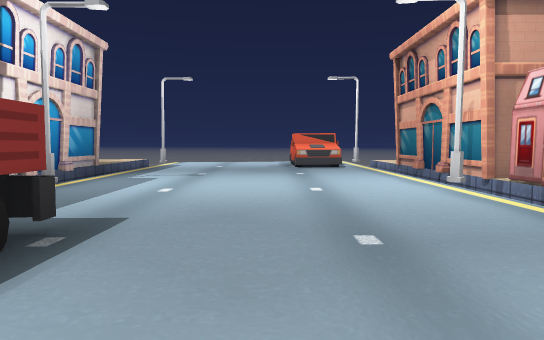
view 1 (above)

24 first-person views from a walk through a scene from a Unity 3-D project. The camera is 1.4 m above the floor, tilts 4° down and sees 75° across. The floor is counted in squares, 2 m on a side. Each view is taken from the middle of a square. On the plan, view 1 faces up. The plan holds only what a view shows up to about 11 squares ahead; the rest is blank. The place goes on beyond the plan. The player character is not drawn. Some surface patterns are stand-ins.

view 2
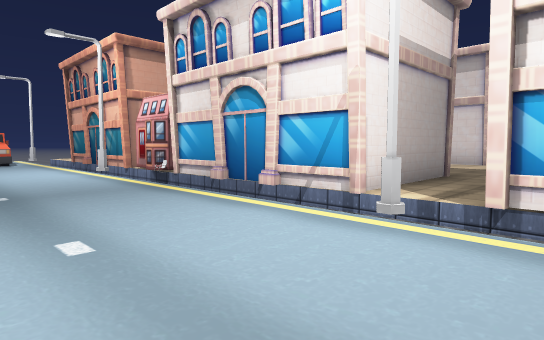

view 3
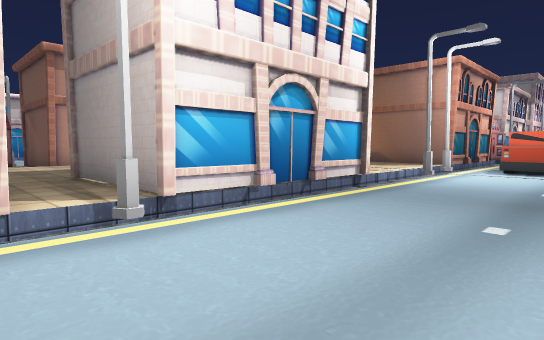

view 4
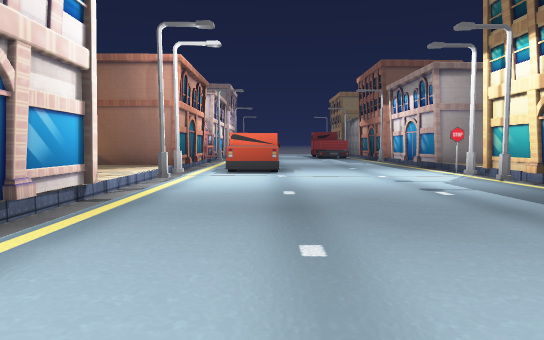

view 5
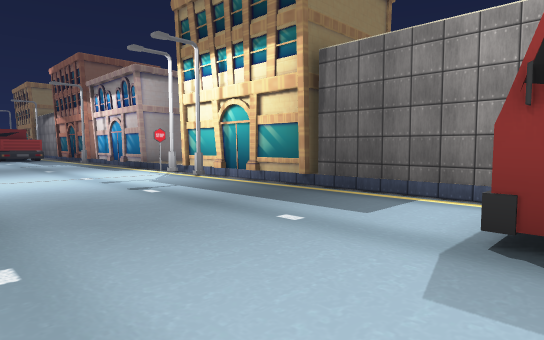

view 6
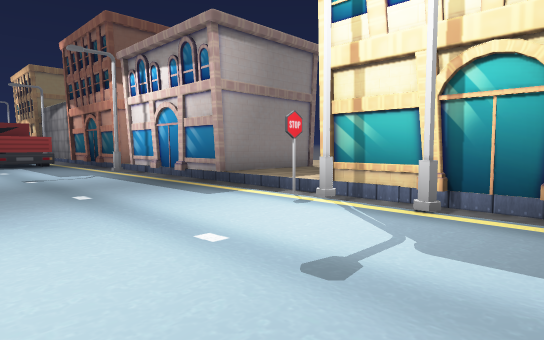

view 7
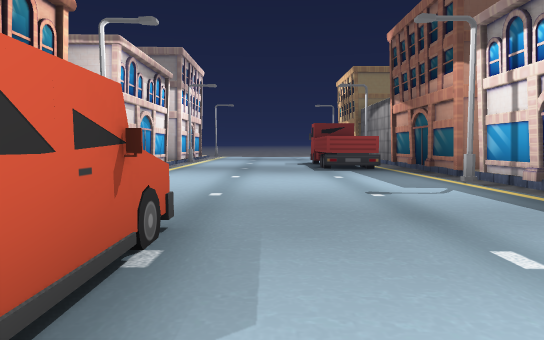

view 8
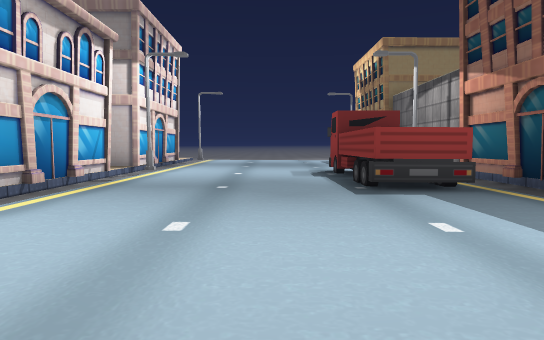

view 9
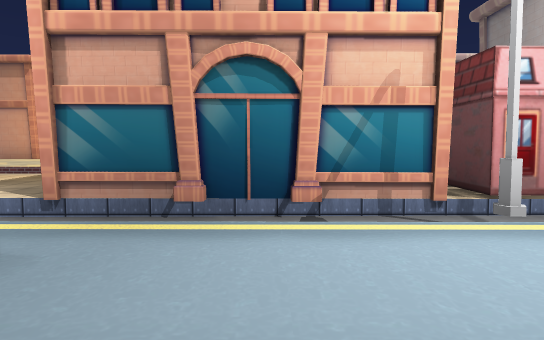

view 10
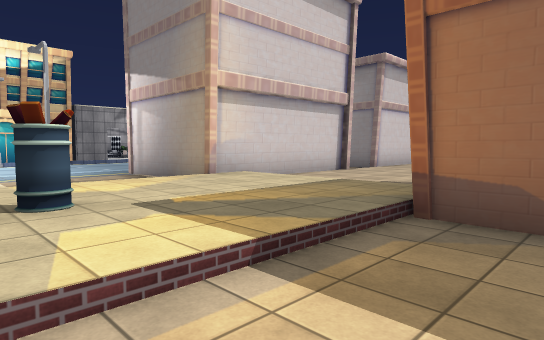

view 11
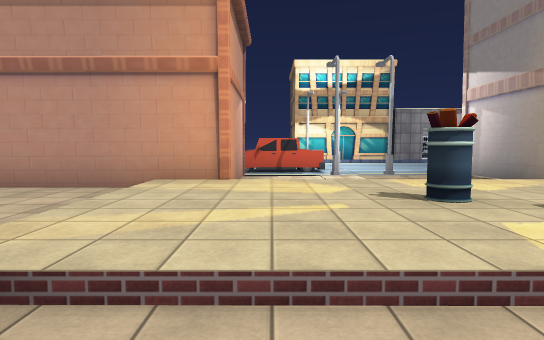

view 12
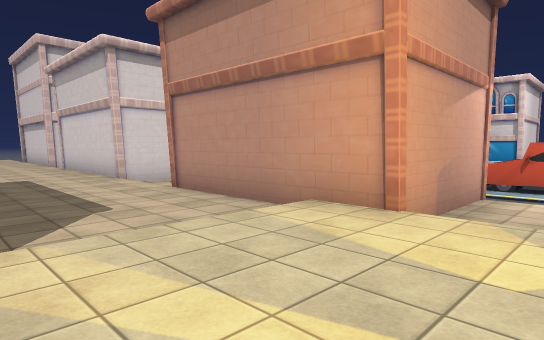

view 13
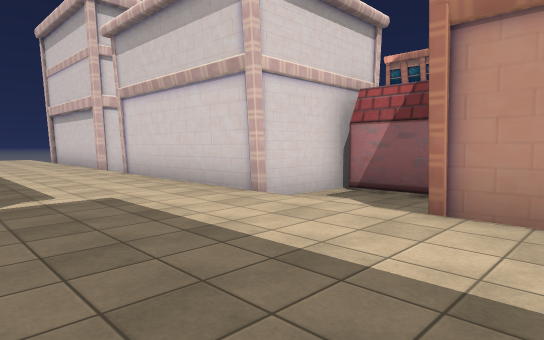

view 14
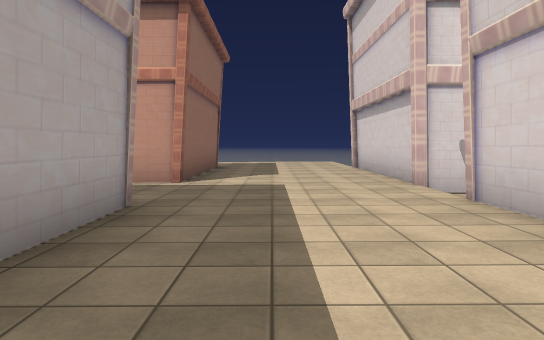

view 15
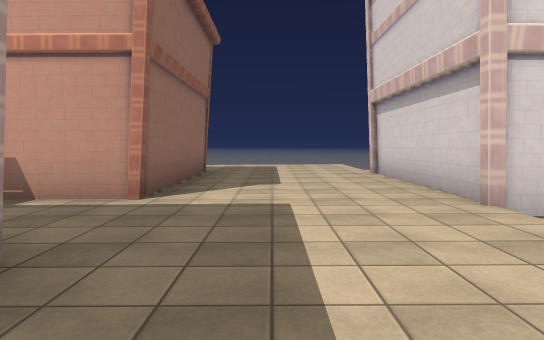

view 16
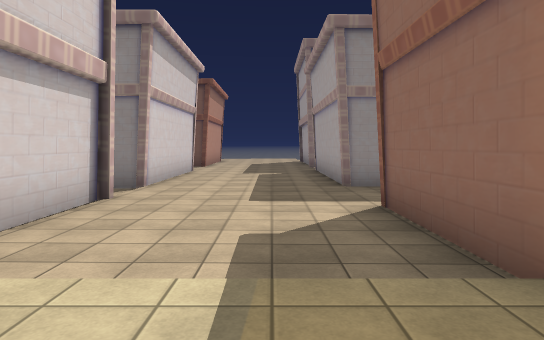

view 17
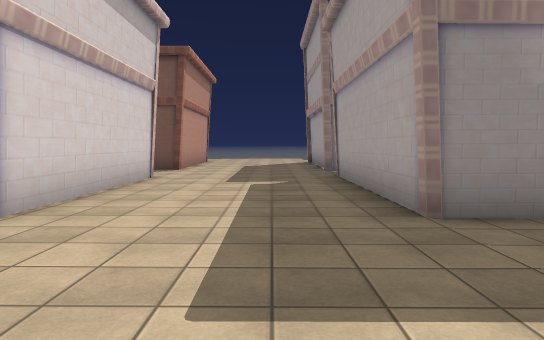

view 18
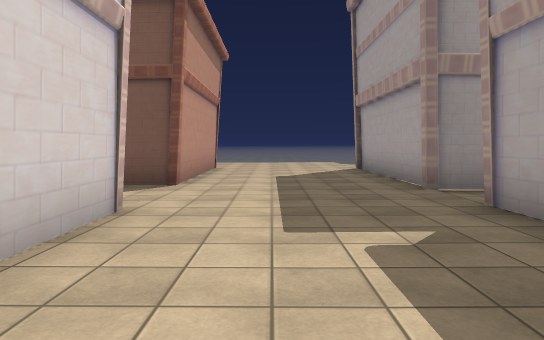

view 19
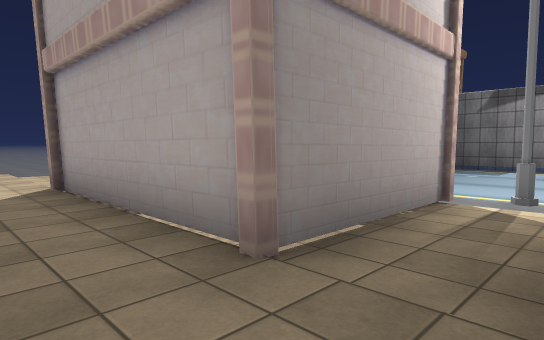

view 20
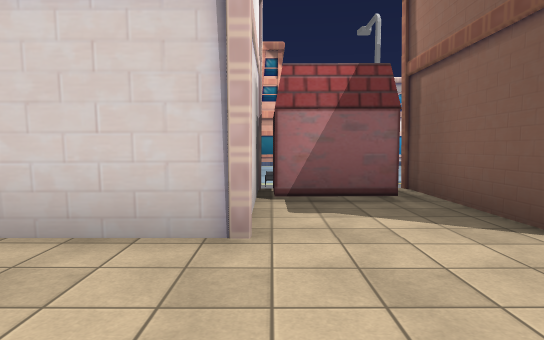

view 21
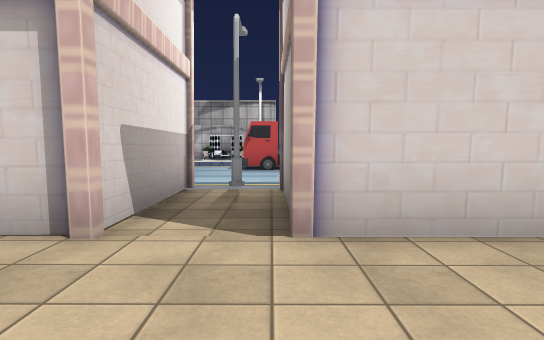

view 22
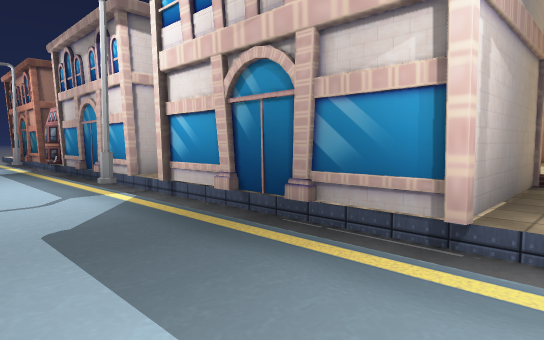

view 23
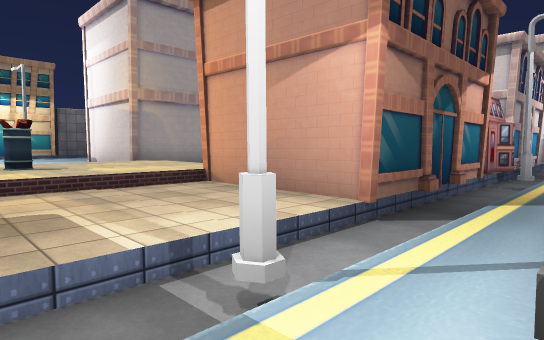

view 24
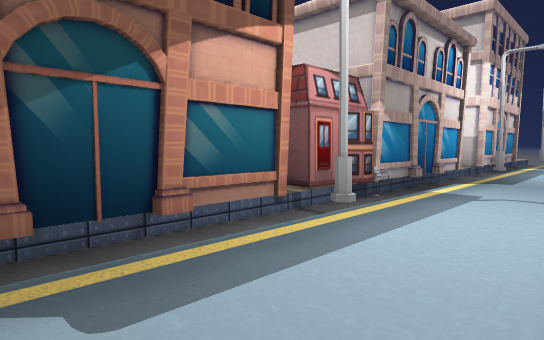

### Floor plan
Key: @ floor where view 1 was taken; # wall or solid block; . main floor; : floor 0.25 m higher than the main floor; - floor 0.25 m lower than the main floor; + floor 0.5 m higher than the main floor; _ floor 0.5 m lower than the main floor; / step, stairs or slope; B building; S streetlight; T truck; L block; I bin; O other object.
Columns run from 8 left of view 1 to 18 right of it. Each row starts with its distance up from view 1.
  9    B/....../#  #::::#  B
  8    #/....../#  #::::#  B
  7    #/....../####::::#
  6     S......S##::::::###B/
  5      ....../# ::::::   /S
  4      ....../#  #::::#  B/-
  3       T..../#  #::::#  B/-
  2       T..../#  #::::#  #/-
  1        ..../## #::::#  _/-
  0         @../B###::::###O/-
 -1       T....S/:::::::..#L/-
 -2    #/....../B##B::::..##S--
 -3    #/....../##  ::::###B/--
 -4    #/....../#   ::::#  B/--
 -5    #/....../#  #::::#  #/--
 -6    #/....../#  #////#  B/--
 -7    B/....../B  :++++###B/T
 -8    #/......S/ ::++++...//T
 -9    #S......//..:++++...//T
-10    #S....TTS/:::++I+.../S-
-11    //....TT//.::++++.../S..
-12  :://....T //.::++++...//..
-13 ::://....T /#  #++++###B/..
-14 ###B/....../B  #////# ##/..
-15   ##/....../#  #::::#  #/..
-16    #/....../#  #::::#  B/..
-17    #S......SB  #.:::#  #/..
-18    #/....../#L ..:::.../S..
-19    #-....../  ...:::...B/..
-20    #-....../B ##:.::#  #/.
-21    #-TT..../B  #:.::#  #/.
-22    B- T..../#  #::.:#  B/.
-23    #  T..../-  #::.:# ##/
-24    # TT..../B  #:::...#O/
-25     S T....S/...:::...#L/
-26     --...../B###::::.../S
-27      --...  B  #::::#
-28                #::::#

Where each view was taken, in squares from view 1:
view 1: 0 up, 0 right, facing up
view 2: 3 down, 0 right, facing up-right
view 3: 0 up, 0 right, facing down-right
view 4: 1 down, 1 right, facing down
view 5: 1 down, 1 right, facing down-left
view 6: 7 down, 0 right, facing down-left
view 7: 10 down, 0 right, facing down
view 8: 15 down, 0 right, facing down
view 9: 15 down, 0 right, facing right
view 10: 9 down, 6 right, facing down-right
view 11: 8 down, 6 right, facing right
view 12: 9 down, 8 right, facing up-right
view 13: 4 down, 8 right, facing up-right
view 14: 0 up, 9 right, facing up
view 15: 2 up, 9 right, facing up
view 16: 12 down, 9 right, facing down
view 17: 16 down, 9 right, facing down
view 18: 20 down, 10 right, facing down
view 19: 24 down, 9 right, facing down-left
view 20: 24 down, 9 right, facing right
view 21: 19 down, 9 right, facing right
view 22: 12 down, 18 right, facing down-left
view 23: 11 down, 17 right, facing up-left
view 24: 6 down, 18 right, facing up-left
